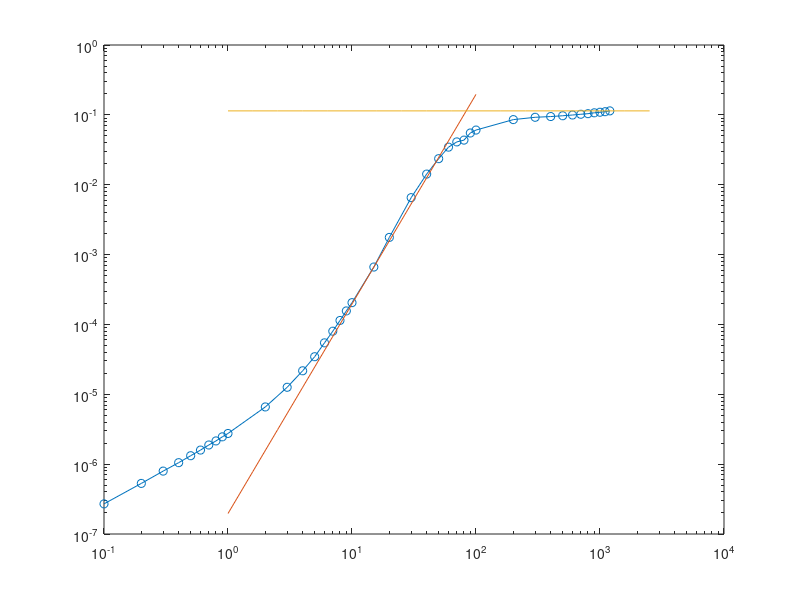

MATLAB code to generate this figure:

 %https://www.bnl.gov/magnets/Staff/Gupta/cryogenic-data-handbook/Section8.pdf 
 % specific heat of copper
 % page 78 of pdf , page VIII-B-1 of handbook
 
%T °K	C_p (cal / (g K) 
close all
clear all

data = load('cp_cu.dat');

temp = 10.^(0:0.2:2.1);
theta = 343 ; %K

cv_debye = (temp ./ theta).^3;
id = 20;
cv_debye = cv_debye .* data(id,2) ./ (data(id,1) / theta).^3;


temp2 = 10.^(0:0.2:3.5);

loglog(data(:,1), data(:,2),'o-')
hold on
plot(temp, cv_debye)

plot(temp2, temp2 .* 0 + max(data(:,2)))

hold off